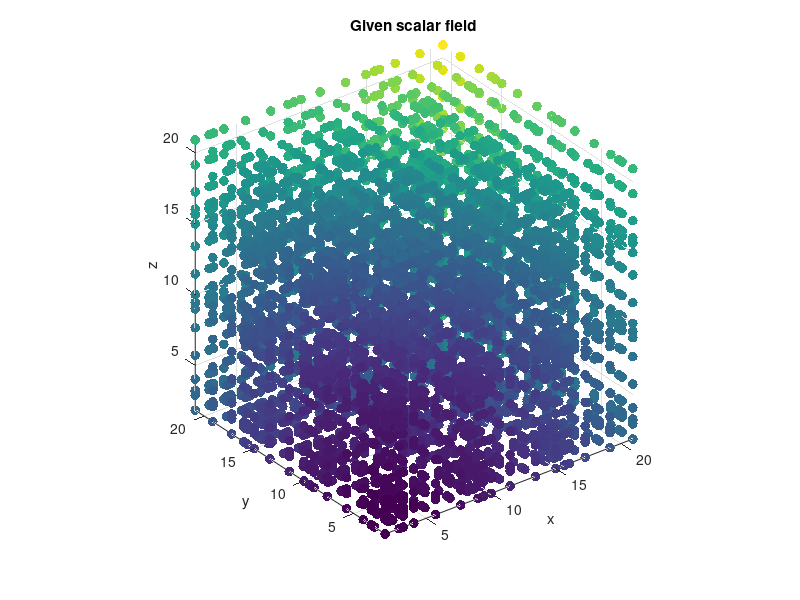

The MATLAB script that drew this image: (Note: this script raises an error after producing the figure.)
clc
close all

addpath('../mole_MATLAB')

% Parameters
k = 2;  % Order of accuracy
m = 20; % Number of nodes along x-axis
n = 20; % Number of nodes along y-axis
o = 20; % Number of nodes along z-axis

[X, Y, Z] = meshgrid(1:m, 1:n, 1:o);
X = X+sin(X);
Y = Y+sin(Y);
Z = Z+sin(Z);

C = X.^2+Y.^2+Z.^2; % Given scalar field (on a nodal grid)

% Plot the physical grid
scatter3(X(:), Y(:), Z(:), 50, C(:), 'Filled');
title('Given scalar field')
axis equal
xlabel('x')
ylabel('y')
zlabel('z')
set(gcf, 'Color', 'w')

% Staggered logical grid
[Xs, Ys, Zs] = meshgrid([1 1.5 : 1 : m-0.5 m], [1 1.5 : 1 : n-0.5 n], [1 1.5 : 1 : o-0.5 o]);
% Interpolate scalar field from nodal logical to staggered logical
Cs = interp3(C, Xs, Ys, Zs);
% Reshape the field so it can be multiplied by the operator later on
C_ = reshape(permute(Cs, [2, 1, 3]), [], 1);

% Get 3D curvilinear mimetic gradient
G = grad3DCurv(k, X, Y, Z);
% G = grad3D(k, m-1, 1, n-1, 1, o-1, 1); % Left this here to compare results

% Apply the operator to the field
TMP = G*C_;
Gx = TMP(1:m*(n-1)*(o-1));
Gy = TMP(m*(n-1)*(o-1)+1:m*(n-1)*(o-1)+(m-1)*n*(o-1));
Gz = TMP(m*(n-1)*(o-1)+(m-1)*n*(o-1)+1:end);

% Reshape for visualization
Gx = permute(reshape(Gx, m, n-1, o-1), [2, 1, 3]);
Gy = permute(reshape(Gy, m-1, n, o-1), [2, 1, 3]);
Gz = permute(reshape(Gz, m-1, n-1, o), [2, 1, 3]);

figure
surf(Gx(:, :, 10))
title('Gx')
xlabel('x')
ylabel('y')
zlabel('z')
set(gcf, 'Color', 'w')

figure
surf(Gy(:, :, 10))
title('Gy')
xlabel('x')
ylabel('y')
zlabel('z')
set(gcf, 'Color', 'w')

figure
surf(squeeze(Gz(10, :, :)))
title('Gz')
xlabel('z')
ylabel('x')
zlabel('y')
set(gcf, 'Color', 'w')
